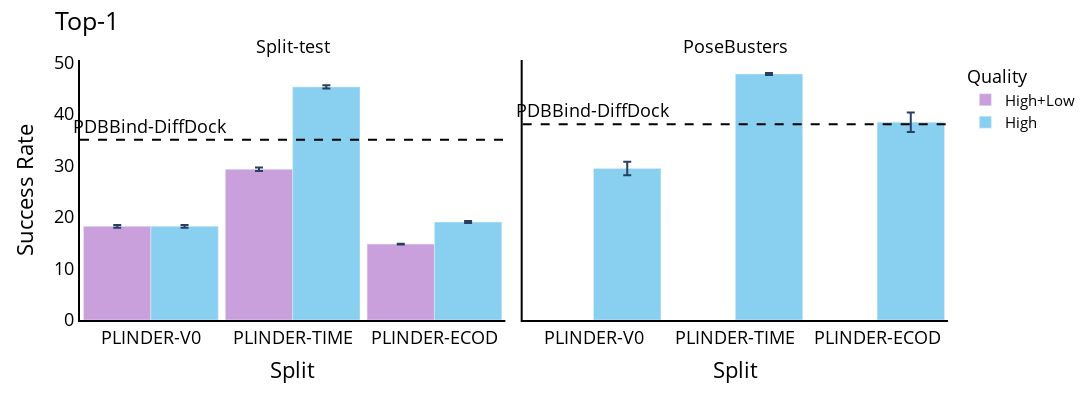

The notebook cell saved with this chart:
### Markdown cell above
#### Top 1 Diffdock performance

### Code cell
plot_diffdock_performance_bar(
    perf_leakage,
    pdbbind_diffdock_line=35, # PDBbind-DiffDock baseline
    posebusters_line=38, topn=1)

### Figure 1 — Plotly figure (JSON) as saved in the notebook; plotly's stock layout.template omitted (floating-point values rounded to 4 significant figures)
{"data": [{"alignmentgroup": "True", "error_y": {"array": [0.2562, 0.3418, 0.08209], "arrayminus": [0.2562, 0.3418, 0.08209]}, "hovertemplate": "Quality=High+Low<br>Test_tag=Split-test<br>Split=%{x}<br>SR-1-mean=%{y}<extra></extra>", "legendgroup": "High+Low", "marker": {"color": "#c9a0dc", "pattern": {"shape": ""}}, "name": "High+Low", "offsetgroup": "High+Low", "orientation": "v", "showlegend": true, "textposition": "auto", "type": "bar", "x": ["PLINDER-V0", "PLINDER-TIME", "PLINDER-ECOD"], "xaxis": "x", "y": [18.19, 29.27, 14.74], "yaxis": "y"}, {"alignmentgroup": "True", "error_y": {"array": [0.2562, 0.3115, 0.194], "arrayminus": [0.2562, 0.3115, 0.194]}, "hovertemplate": "Quality=High<br>Test_tag=Split-test<br>Split=%{x}<br>SR-1-mean=%{y}<extra></extra>", "legendgroup": "High", "marker": {"color": "#89CFF0", "pattern": {"shape": ""}}, "name": "High", "offsetgroup": "High", "orientation": "v", "showlegend": true, "textposition": "auto", "type": "bar", "x": ["PLINDER-V0", "PLINDER-TIME", "PLINDER-ECOD"], "xaxis": "x", "y": [18.19, 45.26, 19.02], "yaxis": "y"}, {"alignmentgroup": "True", "error_y": {"array": [1.305, 0.1912, 1.891], "arrayminus": [1.305, 0.1912, 1.891]}, "hovertemplate": "Quality=High<br>Test_tag=PoseBusters<br>Split=%{x}<br>SR-1-mean=%{y}<extra></extra>", "legendgroup": "High", "marker": {"color": "#89CFF0", "pattern": {"shape": ""}}, "name": "High", "offsetgroup": "High", "orientation": "v", "showlegend": false, "textposition": "auto", "type": "bar", "x": ["PLINDER-V0", "PLINDER-TIME", "PLINDER-ECOD"], "xaxis": "x2", "y": [29.41, 47.78, 38.41], "yaxis": "y2"}], "layout": {"annotations": [{"font": {"color": "black", "size": 18}, "showarrow": false, "text": "Split-test", "x": 0.245, "xanchor": "center", "xref": "paper", "y": 1, "yanchor": "bottom", "yref": "paper"}, {"font": {"color": "black", "size": 18}, "showarrow": false, "text": "PoseBusters", "x": 0.755, "xanchor": "center", "xref": "paper", "y": 1, "yanchor": "bottom", "yref": "paper"}, {"align": "left", "font": {"color": "black", "size": 18}, "showarrow": false, "text": "PDBBind-DiffDock", "x": 0.35, "xanchor": "right", "xref": "x domain", "y": 35, "yanchor": "bottom", "yref": "y"}, {"align": "left", "font": {"color": "black", "size": 18}, "showarrow": false, "text": "PDBBind-DiffDock", "x": 0.35, "xanchor": "right", "xref": "x2 domain", "y": 38, "yanchor": "bottom", "yref": "y2"}], "bargap": 0.05, "barmode": "group", "font": {"size": 18}, "height": 400, "legend": {"font": {"color": "black", "size": 15}, "title": {"text": "Quality"}, "tracegroupgap": 0}, "margin": {"t": 60}, "paper_bgcolor": "rgba(0,0,0,0)", "plot_bgcolor": "rgba(0, 0, 0, 0)", "shapes": [{"line": {"color": "black", "dash": "dash"}, "type": "line", "x0": 0, "x1": 1, "xref": "x domain", "y0": 35, "y1": 35, "yref": "y"}, {"line": {"color": "black", "dash": "dash"}, "type": "line", "x0": 0, "x1": 1, "xref": "x2 domain", "y0": 38, "y1": 38, "yref": "y2"}], "title": {"font": {"color": "black"}, "text": "Top-1"}, "width": 1200, "xaxis": {"anchor": "y", "color": "black", "domain": [0, 0.49], "linecolor": "black", "linewidth": 2, "showline": true, "title": {"text": "Split"}}, "xaxis2": {"anchor": "y2", "color": "black", "domain": [0.51, 1], "linecolor": "black", "linewidth": 2, "matches": "x", "showline": true, "title": {"text": "Split"}}, "yaxis": {"anchor": "x", "color": "black", "domain": [0, 1], "linecolor": "black", "linewidth": 2, "showline": true, "tickfont": {"size": 18}, "title": {"text": "Success Rate"}}, "yaxis2": {"anchor": "x2", "color": "black", "domain": [0, 1], "linecolor": "black", "linewidth": 2, "matches": "y", "showline": true, "showticklabels": false}}}
